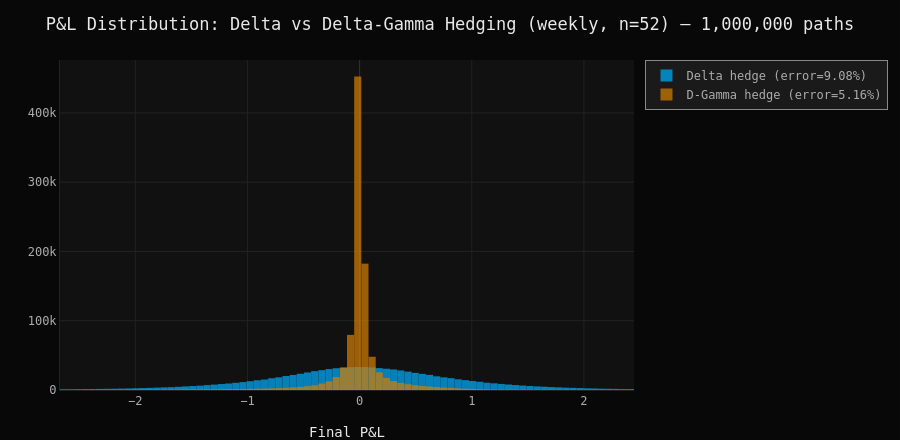

Notebook code cell kept with this figure:
### Markdown cell above
## 7 · Delta vs Gamma Hedging Comparison

Delta hedging leaves a residual **gamma exposure**: between two rebalancings, delta drifts as S moves, creating a tracking error proportional to (ΔS)².

**Gamma hedging** adds a second option (strike K_hedge ≠ K) to neutralize Γ simultaneously with Δ. The portfolio then remains closer to zero between rebalancings, achieving a lower hedging error at the same frequency.

Trade-off: it requires a second liquid instrument, more complex position sizing, and two bid-ask spreads to cross — in practice, gamma hedging is most useful when rebalancing is costly or infrequent.

### Code cell
from hedging.gamma_hedge import run_gamma_hedge

# 1M-path comparison using chunked simulation
pnl_delta_chunks = []
pnl_gamma_chunks = []
done     = 0
n_total  = config.N_PATHS
CHUNK    = config.CHUNK_SIZE
n_chunks = (n_total + CHUNK - 1) // CHUNK

for i in range(n_chunks):
    size = min(CHUNK, n_total - done)
    chunk_paths, tg_cmp = simulate_gbm_paths(
        S0=config.S0, r=config.r, sigma=config.SIGMA,
        T=config.T, n_steps=52, n_paths=size, seed=42 + i
    )
    pnl_delta_chunks.append(run_delta_hedge(
        chunk_paths, tg_cmp, config.K, config.r, config.SIGMA))
    pnl_gamma_chunks.append(run_gamma_hedge(
        chunk_paths, tg_cmp, config.K, config.r, config.SIGMA, K_hedge=105))
    done += size
    print(f"  chunk {i+1}/{n_chunks}  {done:,} / {n_total:,} paths  ({100*done/n_total:.0f}%)")

pnl_delta = np.concatenate(pnl_delta_chunks)
pnl_gamma = np.concatenate(pnl_gamma_chunks)

price   = black_scholes_call(config.S0, config.K, config.T, config.r, config.SIGMA)
all_pnl = np.concatenate([pnl_delta, pnl_gamma])
x_lo    = np.percentile(all_pnl, 0.5)
x_hi    = np.percentile(all_pnl, 99.5)

# Pre-compute histograms — avoids sending 1M raw points to browser
bin_edges = np.linspace(x_lo, x_hi, 81)
centers   = (bin_edges[:-1] + bin_edges[1:]) / 2
width     = bin_edges[1] - bin_edges[0]

fig = go.Figure()
for pnl, label, col in [
    (pnl_delta, "Delta hedge",   COLORS["blue"]),
    (pnl_gamma, "D-Gamma hedge", COLORS["orange"]),
]:
    counts, _ = np.histogram(pnl, bins=bin_edges)
    error     = np.std(pnl) / price
    fig.add_trace(go.Bar(
        x=centers, y=counts, width=width,
        name=f"{label} (error={error:.2%})",
        marker_color=col, opacity=0.70,
    ))

fig.update_layout(
    **LAYOUT,
    barmode="overlay",
    title=f"P&L Distribution: Delta vs Delta-Gamma Hedging (weekly, n=52) — {n_total:,} paths",
    xaxis_title="Final P&L",
)
fig.show()

### Figure 1 — Plotly figure (JSON) as saved in the notebook; plotly's stock layout.template omitted (floating-point values rounded to 4 significant figures)
{"data": [{"marker": {"color": "#00b0ff"}, "name": "Delta hedge (error=9.08%)", "opacity": 0.7, "type": "bar", "width": 0.06397, "x": [-2.639, -2.575, -2.511, -2.447, -2.383, -2.319, -2.256, -2.192, -2.128, -2.064, -2.0, -1.936, -1.872, -1.808, -1.744, -1.68, -1.616, -1.552, -1.488, -1.424, -1.36, -1.296, -1.232, -1.168, -1.104, -1.04, -0.9761, -0.9121, -0.8482, -0.7842, -0.7202, -0.6563, -0.5923, -0.5283, -0.4644, -0.4004, -0.3364, -0.2724, -0.2085, -0.1445, -0.08053, -0.01656, 0.0474, 0.1114, 0.1753, 0.2393, 0.3033, 0.3673, 0.4312, 0.4952, 0.5592, 0.6231, 0.6871, 0.7511, 0.815, 0.879, 0.943, 1.007, 1.071, 1.135, 1.199, 1.263, 1.327, 1.391, 1.455, 1.519, 1.583, 1.647, 1.711, 1.775, 1.839, 1.903, 1.966, 2.03, 2.094, 2.158, 2.222, 2.286, 2.35, 2.414], "y": [941, 992, 1082, 1264, 1351, 1549, 1703, 1863, 2041, 2264, 2500, 2789, 3062, 3452, 3817, 4115, 4609, 5216, 5733, 6285, 7069, 7796, 8585, 9416, 10419, 11419, 12653, 14068, 15083, 16919, 18315, 20167, 21725, 23474, 25302, 27250, 28699, 30265, 31440, 32016, 32822, 33235, 33062, 32530, 31610, 30674, 29662, 28192, 26539, 24765, 23277, 21841, 19738, 18258, 17045, 15478, 14187, 12955, 11890, 10469, 9675, 8747, 7879, 7165, 6426, 5765, 5214, 4741, 4210, 3806, 3388, 3119, 2787, 2446, 2219, 1951, 1776, 1606, 1349, 1264]}, {"marker": {"color": "#d77f03"}, "name": "D-Gamma hedge (error=5.16%)", "opacity": 0.7, "type": "bar", "width": 0.06397, "x": [-2.639, -2.575, -2.511, -2.447, -2.383, -2.319, -2.256, -2.192, -2.128, -2.064, -2.0, -1.936, -1.872, -1.808, -1.744, -1.68, -1.616, -1.552, -1.488, -1.424, -1.36, -1.296, -1.232, -1.168, -1.104, -1.04, -0.9761, -0.9121, -0.8482, -0.7842, -0.7202, -0.6563, -0.5923, -0.5283, -0.4644, -0.4004, -0.3364, -0.2724, -0.2085, -0.1445, -0.08053, -0.01656, 0.0474, 0.1114, 0.1753, 0.2393, 0.3033, 0.3673, 0.4312, 0.4952, 0.5592, 0.6231, 0.6871, 0.7511, 0.815, 0.879, 0.943, 1.007, 1.071, 1.135, 1.199, 1.263, 1.327, 1.391, 1.455, 1.519, 1.583, 1.647, 1.711, 1.775, 1.839, 1.903, 1.966, 2.03, 2.094, 2.158, 2.222, 2.286, 2.35, 2.414], "y": [111, 135, 155, 200, 179, 190, 228, 260, 257, 298, 325, 346, 392, 428, 469, 505, 579, 643, 699, 773, 897, 1023, 1065, 1202, 1267, 1510, 1657, 1912, 2090, 2397, 2728, 3219, 3881, 4501, 5495, 6833, 9260, 12388, 18704, 32662, 79596, 452620, 182432, 48002, 25521, 17437, 12931, 10248, 8427, 6951, 5739, 4964, 4279, 3578, 2856, 2420, 1850, 1403, 999, 708, 457, 327, 257, 184, 178, 135, 132, 129, 112, 90, 80, 84, 97, 82, 60, 68, 68, 55, 56, 55]}], "layout": {"barmode": "overlay", "font": {"color": "#e8e8e8", "family": "JetBrains Mono, Fira Code, monospace", "size": 12}, "height": 440, "legend": {"bgcolor": "#1a1a1a", "bordercolor": "#898989", "borderwidth": 1, "font": {"color": "#acacac", "size": 12}}, "margin": {"b": 50, "l": 60, "r": 30, "t": 60}, "paper_bgcolor": "#080808", "plot_bgcolor": "#111111", "title": {"text": "P&L Distribution: Delta vs Delta-Gamma Hedging (weekly, n=52) — 1,000,000 paths"}, "xaxis": {"gridcolor": "#222222", "linecolor": "#222222", "tickfont": {"color": "#acacac", "family": "JetBrains Mono, Fira Code, monospace"}, "title": {"text": "Final P&L"}, "zerolinecolor": "#333333"}, "yaxis": {"gridcolor": "#222222", "linecolor": "#222222", "tickfont": {"color": "#acacac", "family": "JetBrains Mono, Fira Code, monospace"}, "title": {"font": {"color": "#acacac", "family": "JetBrains Mono, Fira Code, monospace"}}, "zerolinecolor": "#333333"}}}
